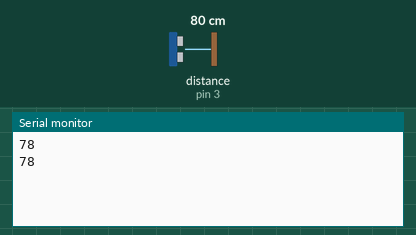
A sketch run on a simulated Arduino Uno, built with avr-gcc and run on an emulated ATmega328P. Parts: the last lines printed to the serial monitor. Wiring (inferred from the names in the program): ultrasonic range finder: trigger pin 4; echo pin 3. The inputs (shaded band) are chosen by the test bench; at power-on: distance to the obstacle (sensor on pin 3) 80 cm. The echo pulse lasts 58.3 µs per cm.

Above: at 1.8 s.
1.9 s: distance to the obstacle (sensor on pin 3) set to 2 cm
At 2.6 s:
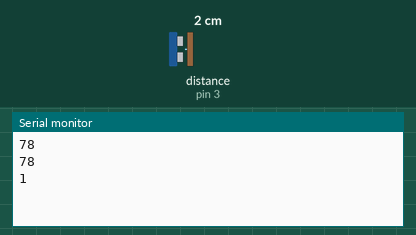
3.4 s: distance to the obstacle (sensor on pin 3) set to 4 cm
At 4.8 s:
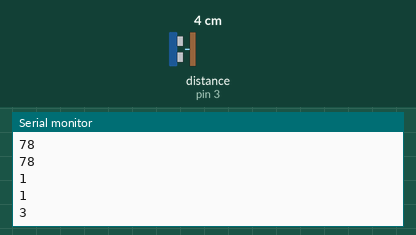
Timing chart, 0 to 6.4 s (numbered marks = the images above; inputs shaded):
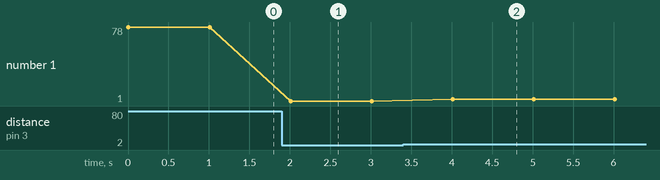

Measured:
- after the input at 1.9 s, the serial monitor: prints a new line after 0.11 s (image 1)
- after the input at 3.4 s, the serial monitor: prints a new line after 0.61 s (image 2)
- plotted number 1: 78 → 1 after the input at 1.9 s, 1 → 3 after the input at 3.4 s

The sketch:

ultrasonic_simple.ino
```cpp
/*
 HC-SR04 Ping distance sensor]
 VCC to arduino 5v GND to arduino GND
 Echo to Arduino pin 13 Trig to Arduino pin 12
 Red POS to Arduino pin 11
 Green POS to Arduino pin 10
 560 ohm resistor to both LED NEG and GRD power rail
 More info at: http://goo.gl/kJ8Gl
 Original code improvements to the Ping sketch sourced from Trollmaker.com
 Some code and wiring inspired by http://en.wikiversity.org/wiki/User:Dstaub/robotcar
 */
/*#include<LiquidCrystal_I2C.h>
LiquidCrystal_I2C lcd(0x27, 16, 2);*/

const int trigPin = 4;
const int echoPin = 3;
long duration;
int distance, distanceInch;
/*#define led 9
#define led2 10
#define led3 11*/

void setup() {
  Serial.begin (9600);


  pinMode(trigPin, OUTPUT);
  pinMode(echoPin, INPUT);


}

void loop() {
 digitalWrite(trigPin, LOW);
delayMicroseconds(2);
digitalWrite(trigPin, HIGH);
delayMicroseconds(10);
digitalWrite(trigPin, LOW);

duration = pulseIn(echoPin, HIGH);
distance= duration*0.034/2;
distanceInch = duration*0.0133/2;
Serial.println( distance );


  delay(1000);
}
```
